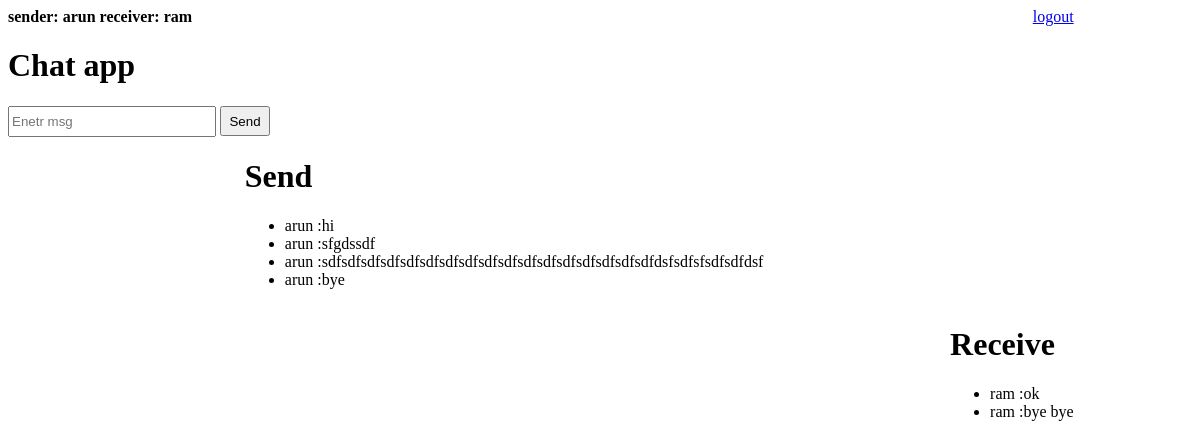
Screenshot of /chat/13 (signed in) with the database file from the repository.
### message/models.py (models this page shows, shortened)
class Msg(models.Model):
    sender=models.ForeignKey(User,on_delete=models.CASCADE,related_name='sender')
    receiver=models.ForeignKey(User,on_delete=models.CASCADE,related_name='receiver')
    chat=models.TextField()

### message/views.py (the view)
# urls.py: path('chat/<id>',views.chat,name='chat'),
def chat(request,id):
    user=request.user
    receiver=User.objects.get(id=id)
    chat_sender=Msg.objects.filter(sender=user,receiver=receiver)
    chat_receive=Msg.objects.filter(sender=receiver,receiver=user)
    data={
    'receiver':User.objects.get(id=id),
    'sender':request.user
    }
    return render(request,'chat.html',{'data':data,'chat_sender':chat_sender,'chat_receive':chat_receive})

### templates/chat.html (shortened to what this page needs)
<!DOCTYPE html>
<html lang="en">
<head>
</head>
<body>
<div class="left">
  <h4 style="display:inline">sender: {{data.sender}}</h4> <h4 style="display:inline">receiver: {{data.receiver}}</h4>
  <a href="{% url 'logout' %}">logout</a>
  <h1>Chat app</h1>
</div>
<div class="main">
  <input type="text" id="msg" placeholder="Enetr msg">
  <button type="button" id='btn'>Send</button>
</div>
<div class="msg">
  <h1>Send</h1>
  <ul>
  {% for chat in chat_sender %}
  <li>{{chat.sender}} :{{chat.chat}}</li>
  {% endfor %}
  </ul>
</div>
<div class="chat">
  <h1>Receive</h1>
  <ul class="chatul">
  {% for chat in chat_receive %}
  <li id="{{chat.id}}">{{chat.sender}} :{{chat.chat}}</li>
  {% endfor %}
  </ul>
</div>
</body>
</html>

### templates/chat.html (style rules this page uses)
.left a { float:right; margin-right: 10%; }
.main { float: left; }
#msg { width: 200px; height: 25px; }
#btn { height: 30px; width: 50px; }
.msg { margin: 0 20%; float:left; }
.chat { float: right; margin-right:10%; }

### rows the page displays
Msg: sender "arun", chat "hi"
Msg: sender "arun", chat "sfgdssdf"
Msg: sender "arun", chat "sdfsdfsdfsdfsdfsdfsdfsdfsdfsdfsdfsdfsdfsdfsdfsdfsdfdsfsdfsfsdfsdfdsf"
Msg: sender "arun", chat "bye"
Msg: sender "ram", chat "ok"
Msg: sender "ram", chat "bye bye"

### other values shown
{{ data.sender }} "arun"
{{ data.receiver }} "ram"
